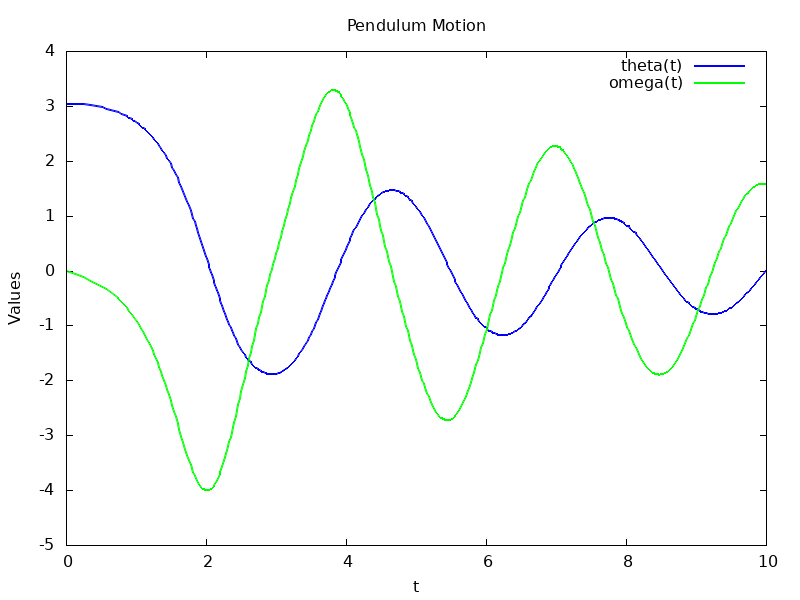

This figure's gnuplot source:
set terminal png size 800,600
set output 'plot.png'
set title "Pendulum Motion"
set xlabel "t"
set ylabel "Values"
plot "data.txt" using 1:2 with lines title "theta(t)" lw 2 lc rgb "blue", \
     "data.txt" using 1:3 with lines title "omega(t)" lw 2 lc rgb "green"
